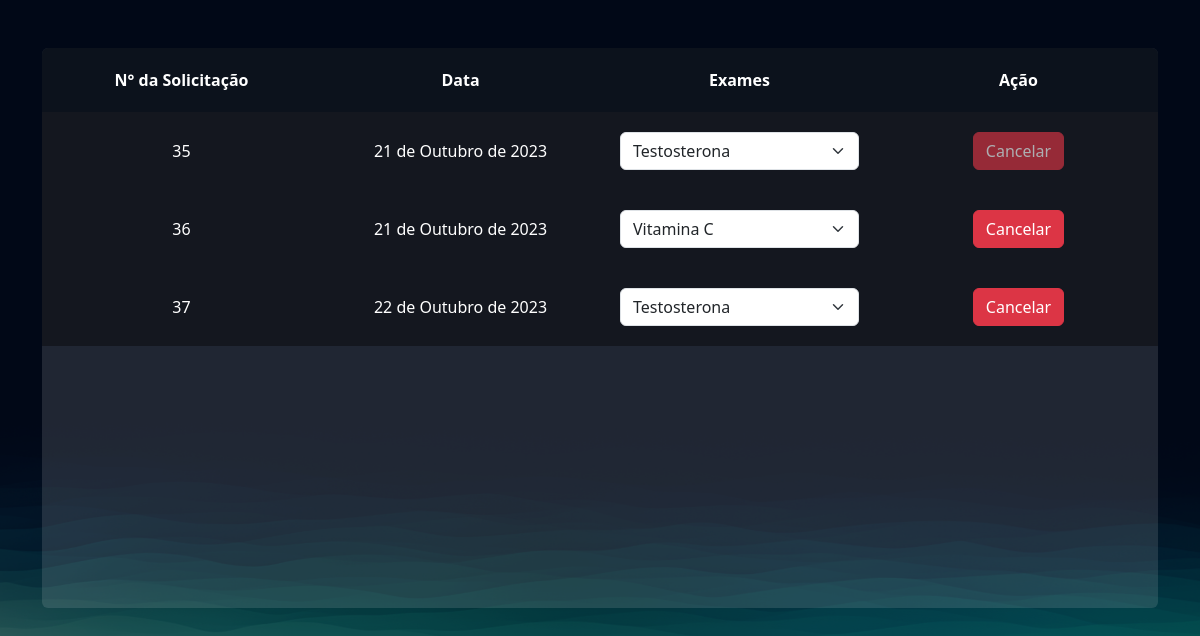
The app's page /exames/gerenciar_pedidos/ (signed in), older data.
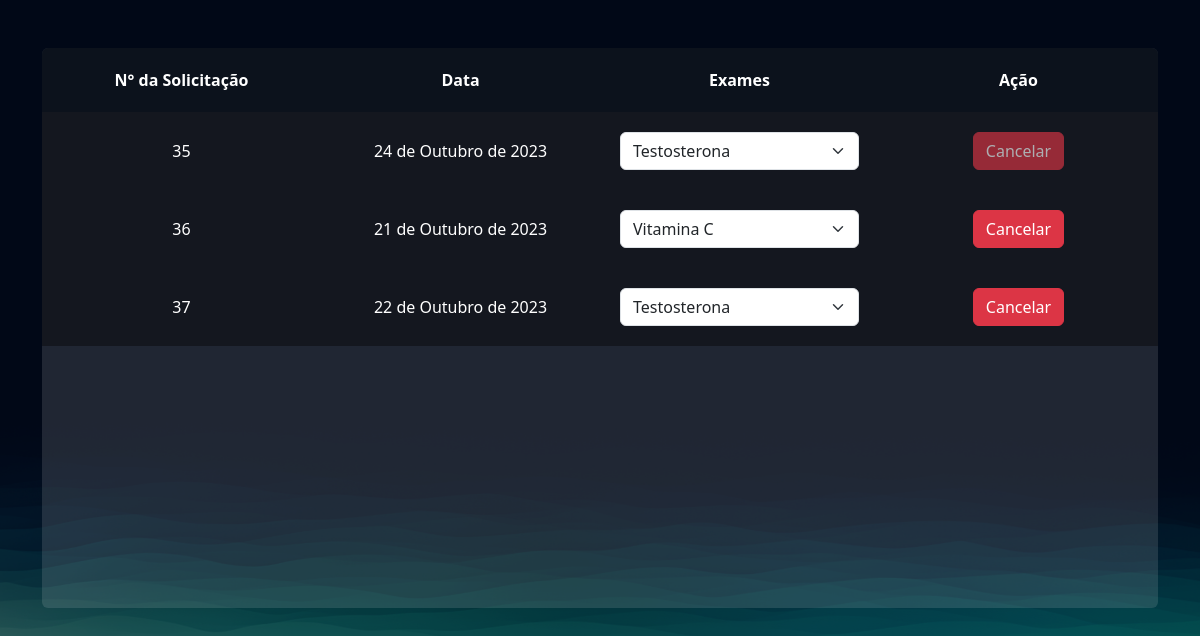
The same page, newer data.
### exames/models.py (models this page shows, shortened)
class PedidosExames(models.Model):
    usuario = models.ForeignKey(User, on_delete=models.DO_NOTHING)
    exames = models.ManyToManyField(SolicitacaoExame)
    agendado = models.BooleanField(default=True)
    data = models.DateField()

### exames/views.py (the view)
# urls.py: path('gerenciar_pedidos/', views.gerenciar_pedidos, name='gerenciar_pedidos'),
@login_required
def gerenciar_pedidos(request):
    pedidos_exames = PedidosExames.objects.filter(usuario=request.user)
    return render(request, 'gerenciar_pedidos.html', {'pedidos_exames': pedidos_exames})

### exames/templates/gerenciar_pedidos.html (shortened to what this page needs)
{% extends "bases/base.html" %}
{% load static %}
{% block 'head' %}
    <link href="{% static 'exames/css/css.css' %}" rel="stylesheet">
    <link href="{% static 'exames/css/gerenciar_pedidos.css' %}" rel="stylesheet">
{% endblock 'head' %}
{% block 'conteudo' %}
    <br>
    <br>
    <div class="container">
        <div class="card card-view">
            <table>
                <thead>
                    <tr>
                        <th>N° da Solicitação</th>
                        <th>Data</th>
                        <th>Exames</th>
                        <th>Ação</th>
                    </tr>
                    {% for pedidos in pedidos_exames %}
                    <tr class="linha-tabela">
                        <td>{{pedidos.id}}</td>
                        <td>{{pedidos.data}}</td>
                        <td>
                            <select class="form-select" >
                                {% for exame in pedidos.exames.all %}
                                <option style="color: black" value="">{{exame.exame.nome}}</option>
                                {% endfor %}
                            </select>
                    </td>
                    <td>
                        <a href="{% url 'cancelar_pedido' pedidos.id %}" class="btn btn-danger {% if not pedidos.agendado %} disabled {% endif %}">Cancelar</a>
                    </td>
                    </tr>
                    {% endfor %}
                </thead>
            </table>
        </div>
    </div>
{% endblock 'conteudo' %}

Row changes from the older to the newer data that the page shows:
changed PedidosExames id 35: data "21 de Outubro de 2023" → "24 de Outubro de 2023"
